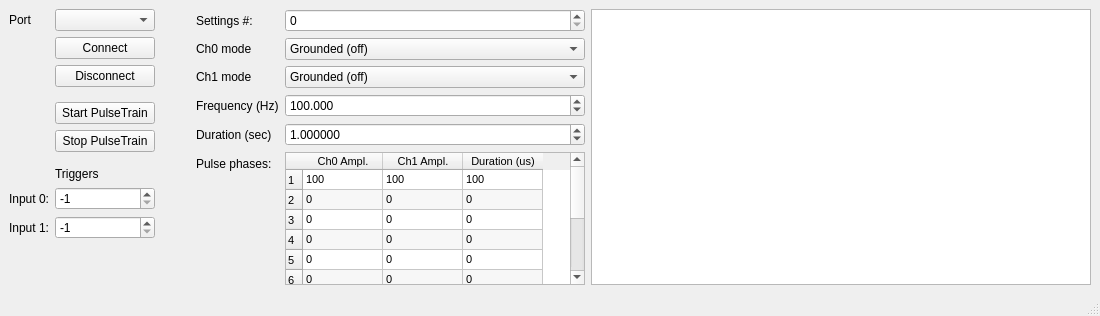
<?xml version="1.0" encoding="UTF-8"?>
<ui version="4.0">
 <class>MainWindow</class>
 <widget class="QMainWindow" name="MainWindow">
  <property name="geometry">
   <rect>
    <x>0</x>
    <y>0</y>
    <width>1100</width>
    <height>316</height>
   </rect>
  </property>
  <property name="sizePolicy">
   <sizepolicy hsizetype="Maximum" vsizetype="Preferred">
    <horstretch>0</horstretch>
    <verstretch>0</verstretch>
   </sizepolicy>
  </property>
  <property name="windowTitle">
   <string>Stimjim control</string>
  </property>
  <widget class="QWidget" name="centralwidget">
   <layout class="QHBoxLayout" name="horizontalLayout">
    <item>
     <layout class="QFormLayout" name="formLayout_2">
      <property name="fieldGrowthPolicy">
       <enum>QFormLayout::ExpandingFieldsGrow</enum>
      </property>
      <property name="horizontalSpacing">
       <number>6</number>
      </property>
      <property name="verticalSpacing">
       <number>6</number>
      </property>
      <item row="0" column="0">
       <widget class="QLabel" name="label_9">
        <property name="text">
         <string>Port</string>
        </property>
       </widget>
      </item>
      <item row="0" column="1">
       <widget class="QComboBox" name="portName">
        <property name="sizePolicy">
         <sizepolicy hsizetype="Fixed" vsizetype="Fixed">
          <horstretch>0</horstretch>
          <verstretch>0</verstretch>
         </sizepolicy>
        </property>
        <property name="minimumSize">
         <size>
          <width>100</width>
          <height>0</height>
         </size>
        </property>
       </widget>
      </item>
      <item row="1" column="1">
       <widget class="QPushButton" name="connectButton">
        <property name="sizePolicy">
         <sizepolicy hsizetype="Fixed" vsizetype="Fixed">
          <horstretch>0</horstretch>
          <verstretch>0</verstretch>
         </sizepolicy>
        </property>
        <property name="minimumSize">
         <size>
          <width>100</width>
          <height>0</height>
         </size>
        </property>
        <property name="text">
         <string>Connect</string>
        </property>
       </widget>
      </item>
      <item row="2" column="1">
       <widget class="QPushButton" name="disconnectButton">
        <property name="sizePolicy">
         <sizepolicy hsizetype="Fixed" vsizetype="Fixed">
          <horstretch>0</horstretch>
          <verstretch>0</verstretch>
         </sizepolicy>
        </property>
        <property name="minimumSize">
         <size>
          <width>100</width>
          <height>0</height>
         </size>
        </property>
        <property name="text">
         <string>Disconnect</string>
        </property>
       </widget>
      </item>
      <item row="4" column="1">
       <widget class="QPushButton" name="startButton">
        <property name="sizePolicy">
         <sizepolicy hsizetype="Fixed" vsizetype="Fixed">
          <horstretch>0</horstretch>
          <verstretch>0</verstretch>
         </sizepolicy>
        </property>
        <property name="minimumSize">
         <size>
          <width>100</width>
          <height>0</height>
         </size>
        </property>
        <property name="text">
         <string>Start PulseTrain</string>
        </property>
       </widget>
      </item>
      <item row="5" column="1">
       <widget class="QPushButton" name="stopButton">
        <property name="sizePolicy">
         <sizepolicy hsizetype="Fixed" vsizetype="Fixed">
          <horstretch>0</horstretch>
          <verstretch>0</verstretch>
         </sizepolicy>
        </property>
        <property name="minimumSize">
         <size>
          <width>100</width>
          <height>10</height>
         </size>
        </property>
        <property name="text">
         <string>Stop PulseTrain</string>
        </property>
       </widget>
      </item>
      <item row="8" column="1">
       <widget class="QSpinBox" name="in0TriggerSpinBox">
        <property name="minimumSize">
         <size>
          <width>100</width>
          <height>10</height>
         </size>
        </property>
        <property name="minimum">
         <number>-1</number>
        </property>
        <property name="value">
         <number>-1</number>
        </property>
       </widget>
      </item>
      <item row="9" column="1">
       <widget class="QSpinBox" name="in1TriggerSpinBox">
        <property name="minimumSize">
         <size>
          <width>100</width>
          <height>10</height>
         </size>
        </property>
        <property name="minimum">
         <number>-1</number>
        </property>
        <property name="singleStep">
         <number>1</number>
        </property>
        <property name="value">
         <number>-1</number>
        </property>
       </widget>
      </item>
      <item row="8" column="0">
       <widget class="QLabel" name="label_7">
        <property name="text">
         <string>Input 0:</string>
        </property>
       </widget>
      </item>
      <item row="9" column="0">
       <widget class="QLabel" name="label_8">
        <property name="text">
         <string>Input 1:</string>
        </property>
       </widget>
      </item>
      <item row="7" column="1">
       <widget class="QLabel" name="label_10">
        <property name="text">
         <string>Triggers</string>
        </property>
       </widget>
      </item>
      <item row="6" column="1">
       <widget class="Line" name="line">
        <property name="orientation">
         <enum>Qt::Horizontal</enum>
        </property>
       </widget>
      </item>
      <item row="3" column="1">
       <widget class="Line" name="line_2">
        <property name="orientation">
         <enum>Qt::Horizontal</enum>
        </property>
       </widget>
      </item>
     </layout>
    </item>
    <item>
     <layout class="QFormLayout" name="formLayout">
      <item row="0" column="0">
       <widget class="QLabel" name="label_6">
        <property name="text">
         <string>Settings #:</string>
        </property>
       </widget>
      </item>
      <item row="0" column="1">
       <widget class="QSpinBox" name="pulseTrainSpinBox"/>
      </item>
      <item row="1" column="0">
       <widget class="QLabel" name="label">
        <property name="text">
         <string>Ch0 mode</string>
        </property>
       </widget>
      </item>
      <item row="1" column="1">
       <widget class="QComboBox" name="ch0Mode">
        <property name="currentIndex">
         <number>3</number>
        </property>
        <item>
         <property name="text">
          <string>Voltage</string>
         </property>
        </item>
        <item>
         <property name="text">
          <string>Current</string>
         </property>
        </item>
        <item>
         <property name="text">
          <string>Disconnected</string>
         </property>
        </item>
        <item>
         <property name="text">
          <string>Grounded (off)</string>
         </property>
        </item>
       </widget>
      </item>
      <item row="2" column="0">
       <widget class="QLabel" name="label_2">
        <property name="text">
         <string>Ch1 mode</string>
        </property>
       </widget>
      </item>
      <item row="2" column="1">
       <widget class="QComboBox" name="ch1Mode">
        <property name="currentIndex">
         <number>3</number>
        </property>
        <item>
         <property name="text">
          <string>Voltage</string>
         </property>
        </item>
        <item>
         <property name="text">
          <string>Current</string>
         </property>
        </item>
        <item>
         <property name="text">
          <string>Disconnected</string>
         </property>
        </item>
        <item>
         <property name="text">
          <string>Grounded (off)</string>
         </property>
        </item>
       </widget>
      </item>
      <item row="3" column="0">
       <widget class="QLabel" name="label_3">
        <property name="text">
         <string>Frequency (Hz)</string>
        </property>
       </widget>
      </item>
      <item row="3" column="1">
       <widget class="QDoubleSpinBox" name="frequency">
        <property name="decimals">
         <number>3</number>
        </property>
        <property name="minimum">
         <double>0.001000000000000</double>
        </property>
        <property name="maximum">
         <double>100000.000000000000000</double>
        </property>
        <property name="value">
         <double>100.000000000000000</double>
        </property>
       </widget>
      </item>
      <item row="4" column="0">
       <widget class="QLabel" name="label_4">
        <property name="text">
         <string>Duration (sec)</string>
        </property>
       </widget>
      </item>
      <item row="4" column="1">
       <widget class="QDoubleSpinBox" name="duration">
        <property name="decimals">
         <number>6</number>
        </property>
        <property name="value">
         <double>1.000000000000000</double>
        </property>
       </widget>
      </item>
      <item row="5" column="0">
       <widget class="QLabel" name="label_5">
        <property name="text">
         <string>Pulse phases:</string>
        </property>
       </widget>
      </item>
      <item row="5" column="1">
       <widget class="QTableWidget" name="phases">
        <property name="enabled">
         <bool>true</bool>
        </property>
        <property name="sizePolicy">
         <sizepolicy hsizetype="Fixed" vsizetype="Expanding">
          <horstretch>0</horstretch>
          <verstretch>0</verstretch>
         </sizepolicy>
        </property>
        <property name="minimumSize">
         <size>
          <width>300</width>
          <height>100</height>
         </size>
        </property>
        <property name="font">
         <font>
          <pointsize>8</pointsize>
         </font>
        </property>
        <property name="inputMethodHints">
         <set>Qt::ImhDigitsOnly</set>
        </property>
        <property name="frameShadow">
         <enum>QFrame::Sunken</enum>
        </property>
        <property name="lineWidth">
         <number>1</number>
        </property>
        <property name="autoScrollMargin">
         <number>16</number>
        </property>
        <property name="alternatingRowColors">
         <bool>true</bool>
        </property>
        <property name="gridStyle">
         <enum>Qt::SolidLine</enum>
        </property>
        <property name="rowCount">
         <number>10</number>
        </property>
        <property name="columnCount">
         <number>3</number>
        </property>
        <attribute name="horizontalHeaderVisible">
         <bool>true</bool>
        </attribute>
        <attribute name="horizontalHeaderMinimumSectionSize">
         <number>60</number>
        </attribute>
        <attribute name="horizontalHeaderDefaultSectionSize">
         <number>80</number>
        </attribute>
        <attribute name="verticalHeaderMinimumSectionSize">
         <number>20</number>
        </attribute>
        <attribute name="verticalHeaderDefaultSectionSize">
         <number>20</number>
        </attribute>
        <row/>
        <row/>
        <row/>
        <row/>
        <row/>
        <row/>
        <row/>
        <row/>
        <row/>
        <row/>
        <column>
         <property name="text">
          <string>Ch0 Ampl.</string>
         </property>
        </column>
        <column>
         <property name="text">
          <string>Ch1 Ampl.</string>
         </property>
        </column>
        <column>
         <property name="text">
          <string>Duration (us)</string>
         </property>
        </column>
        <item row="0" column="0">
         <property name="text">
          <string>100</string>
         </property>
        </item>
        <item row="0" column="1">
         <property name="text">
          <string>100</string>
         </property>
        </item>
        <item row="0" column="2">
         <property name="text">
          <string>100</string>
         </property>
        </item>
        <item row="1" column="0">
         <property name="text">
          <string>0</string>
         </property>
        </item>
        <item row="1" column="1">
         <property name="text">
          <string>0</string>
         </property>
        </item>
        <item row="1" column="2">
         <property name="text">
          <string>0</string>
         </property>
        </item>
        <item row="2" column="0">
         <property name="text">
          <string>0</string>
         </property>
        </item>
        <item row="2" column="1">
         <property name="text">
          <string>0</string>
         </property>
        </item>
        <item row="2" column="2">
         <property name="text">
          <string>0</string>
         </property>
        </item>
        <item row="3" column="0">
         <property name="text">
          <string>0</string>
         </property>
        </item>
        <item row="3" column="1">
         <property name="text">
          <string>0</string>
         </property>
        </item>
        <item row="3" column="2">
         <property name="text">
          <string>0</string>
         </property>
        </item>
        <item row="4" column="0">
         <property name="text">
          <string>0</string>
         </property>
        </item>
        <item row="4" column="1">
         <property name="text">
          <string>0</string>
         </property>
        </item>
        <item row="4" column="2">
         <property name="text">
          <string>0</string>
         </property>
        </item>
        <item row="5" column="0">
         <property name="text">
          <string>0</string>
         </property>
        </item>
        <item row="5" column="1">
         <property name="text">
          <string>0</string>
         </property>
        </item>
        <item row="5" column="2">
         <property name="text">
          <string>0</string>
         </property>
        </item>
        <item row="6" column="0">
         <property name="text">
          <string>0</string>
         </property>
        </item>
        <item row="6" column="1">
         <property name="text">
          <string>0</string>
         </property>
        </item>
        <item row="6" column="2">
         <property name="text">
          <string>0</string>
         </property>
        </item>
        <item row="7" column="0">
         <property name="text">
          <string>0</string>
         </property>
        </item>
        <item row="7" column="1">
         <property name="text">
          <string>0</string>
         </property>
        </item>
        <item row="7" column="2">
         <property name="text">
          <string>0</string>
         </property>
        </item>
        <item row="8" column="0">
         <property name="text">
          <string>0</string>
         </property>
        </item>
        <item row="8" column="1">
         <property name="text">
          <string>0</string>
         </property>
        </item>
        <item row="8" column="2">
         <property name="text">
          <string>0</string>
         </property>
        </item>
        <item row="9" column="0">
         <property name="text">
          <string>0</string>
         </property>
        </item>
        <item row="9" column="1">
         <property name="text">
          <string>0</string>
         </property>
        </item>
        <item row="9" column="2">
         <property name="text">
          <string>0</string>
         </property>
        </item>
       </widget>
      </item>
     </layout>
    </item>
    <item>
     <widget class="QTextBrowser" name="serialOutputBrowser">
      <property name="maximumSize">
       <size>
        <width>500</width>
        <height>16777215</height>
       </size>
      </property>
      <property name="font">
       <font>
        <family>Courier</family>
       </font>
      </property>
      <property name="html">
       <string>&lt;!DOCTYPE HTML PUBLIC &quot;-//W3C//DTD HTML 4.0//EN&quot; &quot;http://www.w3.org/TR/REC-html40/strict.dtd&quot;&gt;
&lt;html&gt;&lt;head&gt;&lt;meta name=&quot;qrichtext&quot; content=&quot;1&quot; /&gt;&lt;style type=&quot;text/css&quot;&gt;
p, li { white-space: pre-wrap; }
&lt;/style&gt;&lt;/head&gt;&lt;body style=&quot; font-family:'Courier'; font-size:10pt; font-weight:400; font-style:normal;&quot;&gt;
&lt;p style=&quot;-qt-paragraph-type:empty; margin-top:0px; margin-bottom:0px; margin-left:0px; margin-right:0px; -qt-block-indent:0; text-indent:0px;&quot;&gt;&lt;br /&gt;&lt;/p&gt;&lt;/body&gt;&lt;/html&gt;</string>
      </property>
      <property name="acceptRichText">
       <bool>false</bool>
      </property>
     </widget>
    </item>
   </layout>
  </widget>
  <widget class="QMenuBar" name="menubar">
   <property name="geometry">
    <rect>
     <x>0</x>
     <y>0</y>
     <width>1100</width>
     <height>21</height>
    </rect>
   </property>
  </widget>
  <widget class="QStatusBar" name="statusbar"/>
 </widget>
 <resources/>
 <connections/>
</ui>
